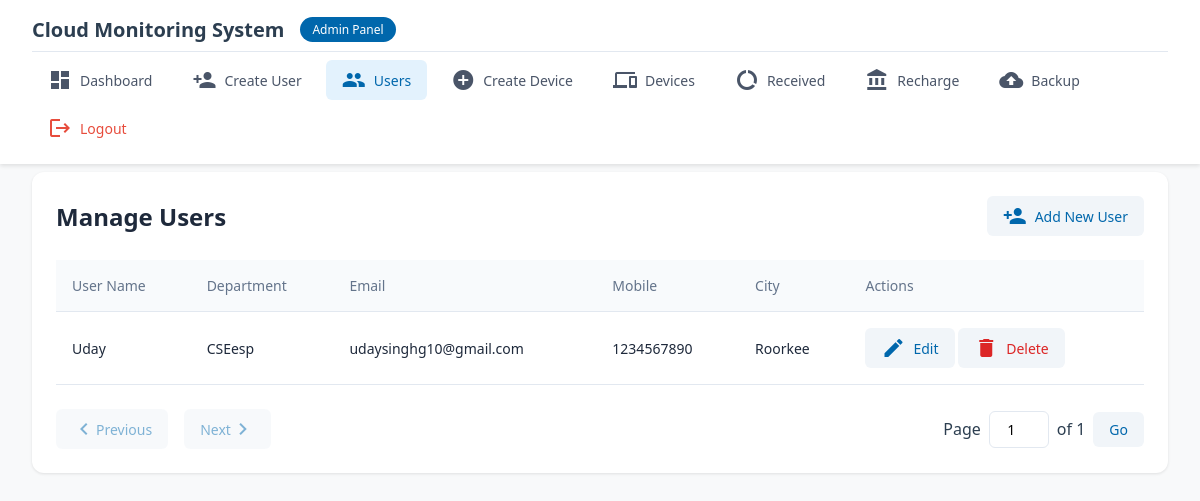
Page /admin/users.php (signed in) on the committed database.
### tables this page shows
CREATE TABLE IF NOT EXISTS  `user` (
  `id` int(11) NOT NULL AUTO_INCREMENT,
  `user_name` varchar(30) NOT NULL,
  `password` varchar(30) NOT NULL,
  `email_id` varchar(50) NOT NULL,
  `city` varchar(30) NOT NULL,
  `pincode` int(11) NOT NULL,
  `address` varchar(400) NOT NULL,
  `mobile` varchar(10) NOT NULL,
  `date_time` date NOT NULL,
  `country` varchar(50) NOT NULL,
  `department_name` varchar(200) NOT NULL,
  PRIMARY KEY (`id`)
);

### model/querymanager.php (called while the page is built, shortened)
<?php
class QueryManager{
	static $server = "103.212.120.23";
  	static $database = "onlineiot";
  	static $user = "root";
  	static $password = "BeagleBone99";
    private static $connection = null;
   static public function getSqlConnection(){
  		if (self::$connection === null || !self::$connection->ping()) {
  			self::$connection = mysqli_connect(self::$server,self::$user,self::$password,self::$database);
  			self::$connection->query("SET SESSION wait_timeout=300");
  			self::$connection->query("SET SESSION interactive_timeout=300");
  		}
  		return self::$connection;
 	}
  	static public function getMultipleRow($qry)
  	{
  		$con = self::getSqlConnection();
  		$result = $con->query($qry);
  		return $result;
  	}
  	static public function getonerow($qry)
  	{
  		$con = self::getSqlConnection();
  		$result = mysqli_query($con,$qry);
  		if ($result)
  		{
  			$row=mysqli_fetch_row($result);
  			return $row;
  		}else{
  			return null;
  		}
  	}
}
?>

### model/admindao.php (called while the page is built, shortened)
<?php
class AdminDao{
	function getUsersWithLimit($starttingRecord, $recordsToDisplay){
    	include_once"querymanager.php";
    	$qry="select id,user_name,password, department_name,email_id,city,pincode,address,mobile,date_time,country from user order by user_name asc limit ".$starttingRecord.",".$recordsToDisplay."";
    	$rows=QueryManager::getMultipleRow($qry);
    	if(isset($rows) && mysqli_num_rows($rows)>0){
    		$ardata=array();
    		while($row=mysqli_fetch_row($rows)){
    			$data=new UserEntity();
    			$data->id=$row[0];
    			$data->user_name=$row[1];
    			$data->password=$row[2];
    			$data->department_name=$row[3];
    			$data->email_id=$row[4];
    			$data->city=$row[5];
    			$data->pincode=$row[6];
    			$data->address=$row[7];
    			$data->mobile=$row[8];
    			$data->date_time=$row[9];
    			$data->country=$row[10];
    			$ardata[]=$data;
    		}
    		return $ardata;
    	}else{
    		return null;
    	}
    }
    function getUserCount(){
    	include_once 'querymanager.php';
    	$qry="select count(*) from user ";
    	$row=QueryManager::getonerow($qry);
    	if(isset($row)){
    		return $row[0];
    	}else{
    		return 0;
    	}
    }
}

### admin/users.php (the view, shortened to what this page needs)
<?php
include_once '../model/admindao.php';
$adao=new AdminDao();
$pg=1;
$recordsToDisplay = 10;
$recordCount=$adao->getUserCount();
$linkCount = $recordCount % $recordsToDisplay == 0 ? ( int )( $recordCount / $recordsToDisplay ) : ( int ) ( $recordCount / $recordsToDisplay ) + 1;
$starttingRecord = ($pg-1) * $recordsToDisplay;
$usersArr=$adao->getUsersWithLimit($starttingRecord, $recordsToDisplay);
?>
<!DOCTYPE html>
<html lang="en">
<head>
    <link rel="stylesheet" href="css/admin-style.css">
</head>
<body>
		<?php include_once 'admin_header.php';?>
    <main class="dashboard">
        <div class="users-container">
            <div class="page-header">
                <h1 class="page-title">Manage Users</h1>
                <a href="create_user.php" class="action-btn">
                    <span class="material-icons">person_add</span>
                    Add New User
                </a>
            </div>
            <div class="table-responsive">
                <table class="users-table">
                        <thead>
                        <tr>
                            <th>User Name</th>
                            <th>Department</th>
                            <th>Email</th>
                            <th>Mobile</th>
                            <th>City</th>
                            <th>Actions</th>
                        </tr>
                        </thead>
                        <tbody>
                        <?php foreach($usersArr as $user): ?>
                        <tr>
                            <td><?php echo htmlspecialchars($user->user_name); ?></td>
                            <td><?php echo htmlspecialchars($user->department_name); ?></td>
                            <td><?php echo htmlspecialchars($user->email_id); ?></td>
                            <td><?php echo htmlspecialchars($user->mobile); ?></td>
                            <td><?php echo htmlspecialchars($user->city); ?></td>
                            <td>
                                <button class="action-btn edit_user" data-id="<?php echo $user->id; ?>">
                                    <span class="material-icons">edit</span>
                                    Edit
                                </button>
                                <button class="action-btn delete delete_user" data-id="<?php echo $user->id; ?>">
                                    <span class="material-icons">delete</span>
                                    Delete
                                </button>
                            </td>
                        </tr>
                        <?php endforeach; ?>
                        </tbody>
                	</table>
            </div>
            <div class="pagination">
                <button class="pagination-btn prev_btn" <?php echo $pg == 1 ? 'disabled' : ''; ?>>
                    <span class="material-icons">chevron_left</span>
                    Previous
                </button>
                <button class="pagination-btn next_btn" <?php echo $pg >= $linkCount ? 'disabled' : ''; ?>>
                    Next
                    <span class="material-icons">chevron_right</span>
                </button>
                <div class="pagination-input">
                    <span>Page</span>
                    <input type="number" value="<?php echo $pg; ?>" name="go_to_page" class="page-input" min="1" max="<?php echo $linkCount; ?>">
                    <span>of <?php echo $linkCount; ?></span>
                    <button class="pagination-btn btn_goto_page">Go</button>
                </div>
			</div>
		</div>
    </main>
</body>
</html>

### admin/css/admin-style.css (style rules this page uses)
* { margin: 0; padding: 0; box-sizing: border-box; font-family: 'Segoe UI', Tahoma, Geneva, Verdana, sans-serif; }
body { min-height: 100vh; background: #f8f9fa; color: #2c3e50; }
.dashboard { margin-top: 140px; padding: 2rem; max-width: 1400px; margin-left: auto; margin-right: auto; }

### admin/users.php (style rules this page uses)
.users-container { background: white; border-radius: 12px; padding: 1.5rem; box-shadow: 0 1px 3px rgba(0,0,0,0.1); }
.page-header { display: flex; justify-content: space-between; align-items: center; margin-bottom: 1.5rem; }
.page-title { font-size: 1.5rem; color: #1e293b; font-weight: 600; }
.users-table { width: 100%; border-collapse: separate; border-spacing: 0; margin-bottom: 1.5rem; }
.users-table th, .users-table td { padding: 1rem; text-align: left; border-bottom: 1px solid #e2e8f0; }
.users-table th { background: #f8fafc; font-weight: 500; color: #64748b; font-size: 0.875rem; white-space: nowrap; }
.users-table td { color: #1e293b; font-size: 0.875rem; }
.action-btn { display: inline-flex; align-items: center; gap: 0.5rem; padding: 0.5rem 1rem; border-radius: 6px; font-size: 0.875rem; font-weight: 500; text-decoration: none; transition: all 0.2s ease; background: #f1f5f9; color: #0067ac; border: none; cursor: pointer; }
.action-btn.delete { color: #dc2626; }
.pagination { display: flex; align-items: center; gap: 1rem; margin-top: 1.5rem; }
.pagination-btn { display: inline-flex; align-items: center; padding: 0.5rem 1rem; border-radius: 6px; font-size: 0.875rem; font-weight: 500; background: #f1f5f9; color: #0067ac; border: none; cursor: pointer; transition: all 0.2s ease; }
.pagination-btn:disabled { opacity: 0.5; cursor: not-allowed; }
.pagination-input { display: flex; align-items: center; gap: 0.5rem; margin-left: auto; }
.page-input { width: 60px; padding: 0.5rem; border: 1px solid #e2e8f0; border-radius: 6px; text-align: center; font-size: 0.875rem; }

### rows in the picture
user: user_name "Uday", department_name "CSEesp", email "udaysinghg10@gmail.com", mobile "1234567890", city "Roorkee"

### other values in the picture
$linkCount "1"
